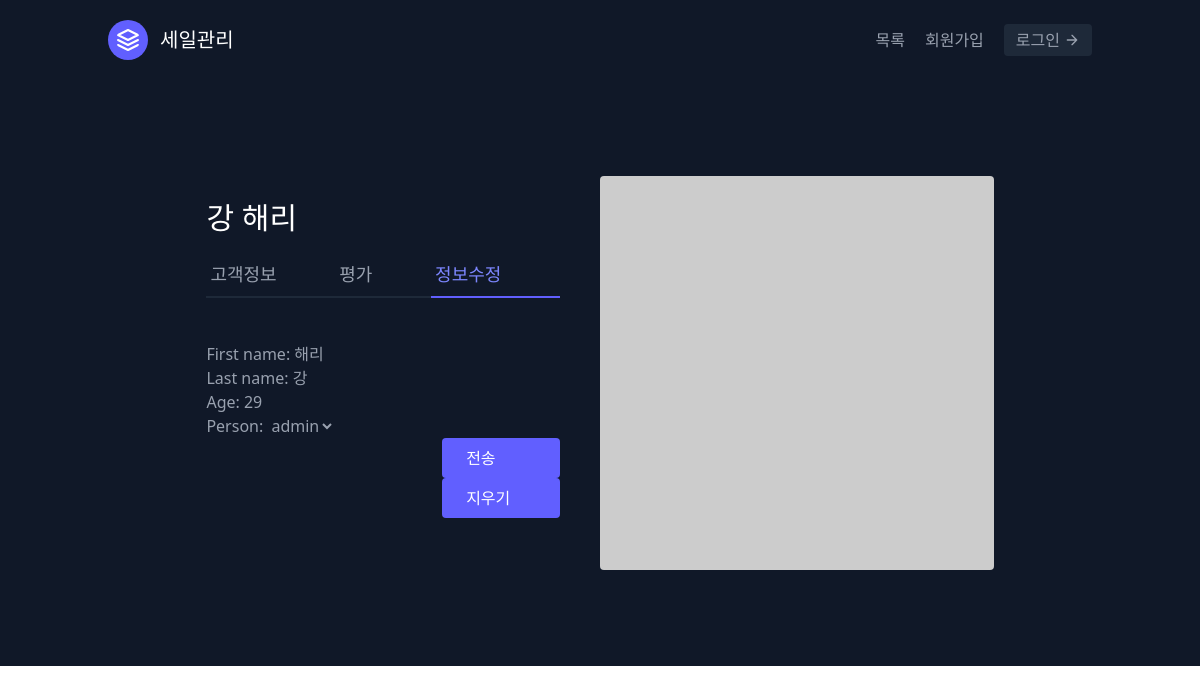
Page /홈페이지/9/업데이트/ on the committed database.
### sales/models.py (models this page shows, shortened)
class Sale(models.Model):
    first_name = models.CharField(max_length=30)
    last_name = models.CharField(max_length=30)
    age = models.IntegerField(default=0)
    person = models.ForeignKey("Person", on_delete=models.CASCADE) # foreignkey를 지정함. cascade는 person 지워지면 같이 지워지게 한다.

### sales/forms.py
class SaleModelForm(forms.ModelForm):
    class Meta: # 메타클래스가 가져와서 어떤 모델을 사용할지 지정하면 된다.
        model = Sale
        fields = (
            'first_name',
            'last_name',
            'age',
            'person',
        )

### sales/models.py (called while the page is built)
    def __str__(self):
        return self.회원.username

### sales/templates/folder/세일_업데이트.html (shortened to what this page needs)
{% extends 'base.html' %}
{% block content %}
<section class="text-gray-400 bg-gray-900 body-font overflow-hidden">
  <div class="container px-5 py-24 mx-auto">
    <div class="lg:w-4/5 mx-auto flex flex-wrap">
      <div class="lg:w-1/2 w-full lg:pr-10 lg:py-6 mb-6 lg:mb-0">
        <h1 class="text-white text-3xl title-font font-medium mb-4">{{사람키.last_name}} {{사람키.first_name}}</h1>
        <div class="flex mb-11">
          <a href="{% url '홈페이지:상세' 사람키.pk %}" class="flex-grow border-b-2 border-gray-800 py-2 text-lg px-1">고객정보</a>
          <a class="flex-grow border-b-2 border-gray-800 py-2 text-lg px-1">평가</a>
          <a href="{% url '홈페이지:업뎃' 사람키.pk %}" class="flex-grow text-indigo-400 border-b-2 border-indigo-500 py-2 text-lg px-1">정보수정</a>
        </div>
        <form method="post">
        {{form.as_p}}
        <button type = "submit" class="w-1/3 flex ml-auto text-white bg-indigo-500 border-0 py-2 px-6 focus:outline-none hover:bg-indigo-600 rounded">전송</button>
        </form>
            <a href = "{% url '홈페이지:지우기' 사람키.pk %}" class="w-1/3 flex ml-auto text-white bg-indigo-500 border-0 py-2 px-6 focus:outline-none hover:bg-indigo-600 rounded">지우기</a>
      </div>
      <img alt="ecommerce" class="lg:w-1/2 w-full lg:h-auto h-64 object-cover object-center rounded" src="https://dummyimage.com/400x400">
    </div>
  </div>
</section>
{% endblock content %}

### rows in the picture
Sale: last_name "강", first_name "해리", age "29", person "admin"
